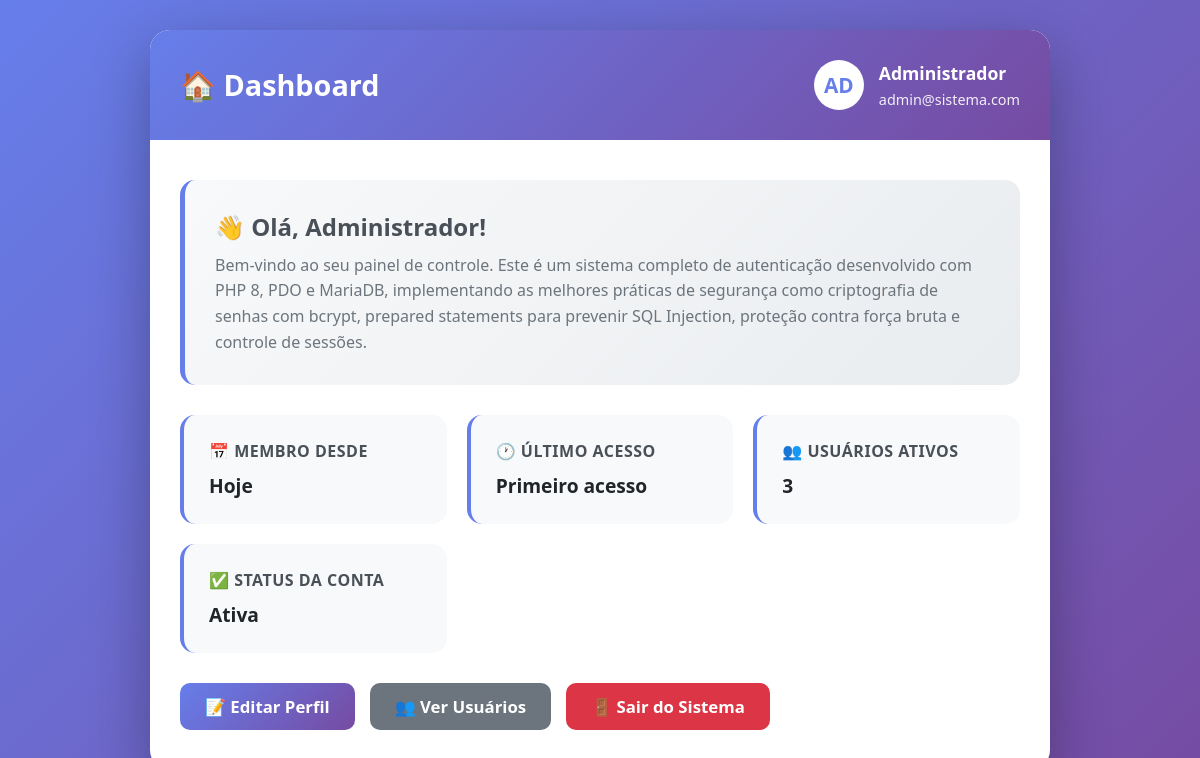
Page /dashboard.php (signed in) on the committed database.
### tables this page shows
CREATE TABLE usuarios (
     
    id INT AUTO_INCREMENT PRIMARY KEY,
    
     
    nome VARCHAR(100) NOT NULL,
    
     
    email VARCHAR(100) NOT NULL UNIQUE,
    
     
     
    senha VARCHAR(255) NOT NULL,
    
     
    foto_perfil VARCHAR(255) DEFAULT NULL,
    
     
    ativo TINYINT(1) DEFAULT 1,
    
     
    criado_em TIMESTAMP DEFAULT CURRENT_TIMESTAMP,
    
     
    atualizado_em TIMESTAMP DEFAULT CURRENT_TIMESTAMP ON UPDATE CURRENT_TIMESTAMP,
    
     
    ultimo_login TIMESTAMP NULL DEFAULT NULL,
    
     
    INDEX idx_email (email),
    
     
    INDEX idx_ativo (ativo)
    
);

### config.php (called while the page is built, shortened)
<?php
function isLoggedIn() {
    return isset($_SESSION['usuario_id']) && !empty($_SESSION['usuario_id']);
}
function getUsuarioLogado($key = null) {
    if ($key === null) {
        return [
            'id' => $_SESSION['usuario_id'] ?? null,
            'nome' => $_SESSION['usuario_nome'] ?? null,
            'email' => $_SESSION['usuario_email'] ?? null,
            'foto_perfil' => $_SESSION['usuario_foto'] ?? null
        ];
    }
    return $_SESSION['usuario_' . $key] ?? null;
}
?>

### conexao.php (called while the page is built, shortened)
<?php
require_once 'config.php';
class Database {
    private static $conexao = null;
    public static function getConexao() {
        if (self::$conexao === null) {
            try {
                $dsn = sprintf(
                    "mysql:host=%s;dbname=%s;charset=%s",
                    DB_HOST,
                    DB_NAME,
                    DB_CHARSET
                );
                $opcoes = [
                    PDO::ATTR_ERRMODE => PDO::ERRMODE_EXCEPTION,
                    PDO::ATTR_DEFAULT_FETCH_MODE => PDO::FETCH_ASSOC,
                    PDO::ATTR_EMULATE_PREPARES => false,
                    PDO::MYSQL_ATTR_INIT_COMMAND => "SET NAMES " . DB_CHARSET,
                    PDO::ATTR_STRINGIFY_FETCHES => false,
                    PDO::ATTR_EMULATE_PREPARES => false
                ];
                self::$conexao = new PDO($dsn, DB_USER, DB_PASS, $opcoes);
            } catch (PDOException $e) {
                if (DEV_MODE) {
                    die("Erro na conexão com o banco de dados: " . $e->getMessage());
                } else {
                    error_log("Erro de conexão PDO: " . $e->getMessage());
                    die("Erro ao conectar ao banco de dados. Tente novamente mais tarde.");
                }
            }
        }
        return self::$conexao;
    }
}
function getDB() {
    return Database::getConexao();
}
function query($sql, $params = []) {
    $pdo = getDB();
    $stmt = $pdo->prepare($sql);
    $stmt->execute($params);
    return $stmt;
}
function fetchOne($sql, $params = []) {
    $stmt = query($sql, $params);
    return $stmt->fetch();
}
?>

### dashboard.php (the view, shortened to what this page needs)
<?php
require_once 'config.php';
require_once 'conexao.php';
$usuario = getUsuarioLogado();
try {
    $sql = "SELECT id, nome, email, foto_perfil, ativo, criado_em, ultimo_login
            FROM usuarios WHERE id = ?";
    $usuario_completo = fetchOne($sql, [$usuario['id']]);
    $data_cadastro = new DateTime($usuario_completo['criado_em']);
    $agora = new DateTime();
    $intervalo = $data_cadastro->diff($agora);
    if ($intervalo->y > 0) {
        $tempo_cadastro = $intervalo->y . " ano(s)";
    } elseif ($intervalo->m > 0) {
        $tempo_cadastro = $intervalo->m . " mês(es)";
    } elseif ($intervalo->d > 0) {
        $tempo_cadastro = $intervalo->d . " dia(s)";
    } else {
        $tempo_cadastro = "Hoje";
    }
    if ($usuario_completo['ultimo_login']) {
        $ultimo_login = date('d/m/Y H:i', strtotime($usuario_completo['ultimo_login']));
    } else {
        $ultimo_login = "Primeiro acesso";
    }
    $sql = "SELECT COUNT(*) FROM usuarios WHERE ativo = 1";
    $stmt = query($sql);
    $total_usuarios = $stmt->fetchColumn();
} catch (PDOException $e) {
    error_log("Erro ao buscar dados do dashboard: " . $e->getMessage());
    $tempo_cadastro = "N/A";
    $ultimo_login = "N/A";
    $total_usuarios = 0;
}
function getIniciais($nome) {
    $palavras = explode(' ', $nome);
    return strtoupper(substr($nome, 0, 2));
}
?>
<!DOCTYPE html>
<html lang="pt-BR">
<head>
    <link rel="stylesheet" href="style.css">
</head>
<body>
    <div class="dashboard-container">
        <div class="dashboard-header">
            <h1>🏠 Dashboard</h1>
            <div class="user-info">
                <div class="user-avatar">
                    <?php if ($usuario_completo['foto_perfil'] && file_exists($usuario_completo['foto_perfil'])): ?>
                        <img src="<?php echo htmlspecialchars($usuario_completo['foto_perfil']); ?>"
                             alt="Foto de perfil">
                    <?php else: ?>
                        <?php echo getIniciais($usuario['nome']); ?>
                    <?php endif; ?>
                </div>
                <div class="user-details">
                    <h3><?php echo htmlspecialchars($usuario['nome']); ?></h3>
                    <p><?php echo htmlspecialchars($usuario['email']); ?></p>
                </div>
            </div>
        </div>
        <div class="dashboard-body">
            <div class="welcome-message">
                <h2>👋 Olá, <?php echo htmlspecialchars(explode(' ', $usuario['nome'])[0]); ?>!</h2>
                <p>
                    Bem-vindo ao seu painel de controle. Este é um sistema completo de autenticação
                    desenvolvido com PHP 8, PDO e MariaDB, implementando as melhores práticas de
                    segurança como criptografia de senhas com bcrypt, prepared statements para
                    prevenir SQL Injection, proteção contra força bruta e controle de sessões.
                </p>
            </div>
            <div class="info-grid">
                <div class="info-card">
                    <h3>📅 Membro desde</h3>
                    <p><?php echo htmlspecialchars($tempo_cadastro); ?></p>
                </div>
                <div class="info-card">
                    <h3>🕐 Último acesso</h3>
                    <p><?php echo htmlspecialchars($ultimo_login); ?></p>
                </div>
                <div class="info-card">
                    <h3>👥 Usuários ativos</h3>
                    <p><?php echo number_format($total_usuarios, 0, ',', '.'); ?></p>
                </div>
                <div class="info-card">
                    <h3>✅ Status da conta</h3>
                    <p><?php echo $usuario_completo['ativo'] ? 'Ativa' : 'Inativa'; ?></p>
                </div>
            </div>
            <div class="actions">
                <a href="perfil.php" class="btn btn-primary">
                    📝 Editar Perfil
                </a>
                <a href="usuarios.php" class="btn btn-secondary">
                    👥 Ver Usuários
                </a>
                <a href="logout.php" class="btn btn-danger"
                   onclick="return confirm('Tem certeza que deseja sair?')">
                    🚪 Sair do Sistema
                </a>
            </div>
        </div>
    </div>
</body>
</html>

### style.css (style rules this page uses)
* { margin: 0; padding: 0; box-sizing: border-box; }
body { font-family: 'Segoe UI', Tahoma, Geneva, Verdana, sans-serif; background: linear-gradient(135deg, #667eea 0%, #764ba2 100%); min-height: 100vh; display: flex; align-items: center; justify-content: center; padding: 20px; color: #333; }
.btn { width: 100%; padding: 14px 20px; border: none; border-radius: 10px; font-size: 1.05em; font-weight: 600; cursor: pointer; transition: all 0.3s ease; text-decoration: none; display: inline-block; text-align: center; }
.btn-primary { background: linear-gradient(135deg, #667eea 0%, #764ba2 100%); color: white; }
.btn-secondary { background-color: #6c757d; color: white; }
.btn-danger { background-color: #dc3545; color: white; }
.dashboard-container { background: white; border-radius: 20px; box-shadow: 0 20px 60px rgba(0, 0, 0, 0.3); max-width: 900px; width: 100%; overflow: hidden; }
.dashboard-header { background: linear-gradient(135deg, #667eea 0%, #764ba2 100%); color: white; padding: 30px; display: flex; justify-content: space-between; align-items: center; flex-wrap: wrap; gap: 20px; }
.dashboard-header h1 { font-size: 1.8em; margin: 0; }
.user-info { display: flex; align-items: center; gap: 15px; }
.user-avatar { width: 50px; height: 50px; border-radius: 50%; background-color: white; color: #667eea; display: flex; align-items: center; justify-content: center; font-weight: bold; font-size: 1.3em; border: 3px solid rgba(255, 255, 255, 0.3); }
.user-details h3 { margin: 0; font-size: 1.1em; }
.user-details p { margin: 5px 0 0; opacity: 0.9; font-size: 0.9em; }
.dashboard-body { padding: 40px 30px; }
.welcome-message { background: linear-gradient(135deg, #f8f9fa 0%, #e9ecef 100%); padding: 30px; border-radius: 15px; margin-bottom: 30px; border-left: 5px solid #667eea; }
.welcome-message h2 { color: #495057; margin-bottom: 10px; }
.welcome-message p { color: #6c757d; line-height: 1.6; }
.info-grid { display: grid; grid-template-columns: repeat(auto-fit, minmax(250px, 1fr)); gap: 20px; margin-bottom: 30px; }
.info-card { background: #f8f9fa; padding: 25px; border-radius: 15px; border-left: 4px solid #667eea; }
.info-card h3 { color: #495057; margin-bottom: 10px; font-size: 1em; text-transform: uppercase; letter-spacing: 0.5px; }
.info-card p { color: #212529; font-size: 1.2em; font-weight: 600; }
.actions { display: flex; gap: 15px; flex-wrap: wrap; }
.actions .btn { width: auto; padding: 12px 25px; }

### rows in the picture
usuarios: nome "AD", nome "Administrador", email "admin@sistema.com", criado_em "Hoje", ultimo_login "Primeiro acesso"

### other values in the picture
$total_usuarios "3"
